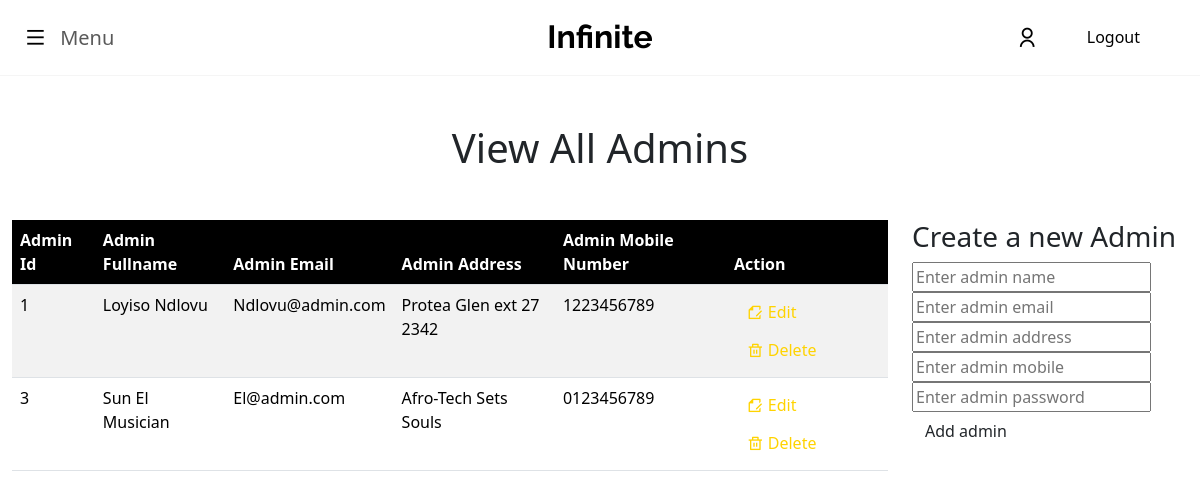
/admin_view_admins.php (signed in), run on the app's committed database.
### tables this page shows
CREATE TABLE `admins_tb` (
  `admin_id` int(255) NOT NULL,
  `admin_fullname` varchar(255) NOT NULL,
  `admin_email` varchar(255) NOT NULL,
  `admin_address` varchar(255) NOT NULL,
  `admin_mobile_number` varchar(255) NOT NULL,
  `admin_password` varchar(255) NOT NULL,
  `admin_image` varchar(2555) NOT NULL DEFAULT 'images\\profile.jpg'
);

### admin_view_admins.php (the view, shortened to what this page needs)
<?php
require 'connection.php';
?>
<!DOCTYPE html>
<html lang="en">
<head>
    <link rel="stylesheet" href="css/bootstrap.min.css">
    <link rel="stylesheet" href="css/styles.css">
    <link
    href="https://cdn.jsdelivr.net/npm/remixicon@4.3.0/fonts/remixicon.css"
    rel="stylesheet">
    <link rel="stylesheet" href="https://cdn.jsdelivr.net/npm/bootstrap-icons@1.11.3/font/bootstrap-icons.min.css">
</head>
<body>
    <nav class="navbar navbar-custom py-3 sticky-top">
  <div class="container-fluid top-nav py-1">
    <div class=" d-flex align-items-center">
      <button class="navbar-toggler remove-toggle-bg" type="button" data-bs-toggle="offcanvas" data-bs-target="#offcanvasNavbar" aria-controls="offcanvasNavbar" aria-label="Toggle navigation">
        <i class="ri-menu-line nav-icons"></i>
      <span class="ms-2">Menu</span>
      </button>
    </div>
    <a href="index.php" class="navbar-brand mx-auto company-logo">Infinite</a>
    <div class="d-flex align-items-center ms-auto">
      <a href="#" class="nav-icons me-5"><i class="ri-user-line"></i></a>
    <a href="logout.php" class="me-5 nav-logout">Logout</a>
    </div>
  </div>
</nav>
    <?php
    $select_query = "SELECT * FROM `admins_tb`";
    $select = mysqli_query($conn, $select_query);
    ?>
<div class="container-fluid">
<h1 class="my-5 text-center">View All Admins</h1>
<div class="row">
    <div class="col-9">
<div class="product-display">
<table class="product-display-table table table-striped table-hover">
            <thead >
            <tr>
                <th>Admin Id</th>
                <th>Admin Fullname</th>
                <th>Admin Email</th>
                <th>Admin Address</th>
                <th>Admin Mobile Number</th>
                <th>Action</th>
            </tr>
            </thead>
            <?php while ($row = mysqli_fetch_assoc($select)) {
               ;?>
            <tr>
                <td><?php echo $row['admin_id']; ?></td>
                <td><?php echo $row['admin_fullname']; ?></td>
                <td><?php echo $row['admin_email']; ?></td>
                <td><?php echo $row['admin_address']; ?></td>
                <td><?php echo $row['admin_mobile_number']; ?></td>
                <td>
                    <a href="admin_update_admins.php?edit=<?php echo $row['admin_id']; ?>" class="btn"> <i class="ri-file-edit-line"></i> Edit </a>
                    <a href="admin_view_admins.php?delete=<?php echo $row['admin_id']; ?>" class="btn" onclick="return confirm('Are you sure you want to delete this product?');"> <i class="ri-delete-bin-line"></i> Delete </a>
                </td>
            </tr>
            <?php } ?>
        </table>
</div>
    </div>
    <div class="col-3">
    <div class="admin-product-form-container ">
        <form action="<?php echo $_SERVER['PHP_SELF'] ?>" method="post" enctype="multipart/form-data">
            <h3>Create a new Admin</h3>
            <input type="text" placeholder="Enter admin name" name="admin_fullname" class="box">
            <input type="email" placeholder="Enter admin email" name="admin_email" class="box">
            <input type="text" placeholder="Enter admin address" name="admin_address" class="box">
            <input type="text" placeholder="Enter admin mobile" name="admin_mobile_number" class="box">
            <input type="password" placeholder="Enter admin password" name="admin_password" class="box">
            <input type="submit" class="btn" name="add_admin" value="Add admin">
        </form>
    </div>
    </div>
</div>
</div>
</body>
</html>

### css/styles.css (style rules this page uses)
:root { --primary-color: #FFFFFF; --secondary-color: #000; --accent-color: #FFD300; }
.nav-logout { text-decoration: none; color: #000; }
.table td { width:fit-content; }
.navbar-custom { display: flex; justify-content: center; margin-top: 0px; background-color: var(--primary-color); border-bottom: 1px solid whitesmoke; }
.top-nav { background-color: var(--primary-color); }
.navbar-brand { position: absolute; left: 50%; transform: translateX(-50%); }
.company-logo { font-family: "raleway"; font-weight: bolder; font-size: xx-large; }
.remove-toggle-bg { border: none; box-shadow: none; }
.nav-icons { text-decoration: none; color: var(--secondary-color); font-size: 22px; }
.product-display-table th { background-color: var(--secondary-color); color: var(--primary-color); }
.product-display-table a { color: var(--accent-color); }
.product-display-table { width: 100%; }

### data on the page
admins_tb: admin_id "1", admin_fullname "Loyiso Ndlovu", admin_email "Ndlovu@admin.com", admin_address "Protea Glen ext 27 2342", admin_mobile_number "1223456789"
admins_tb: admin_id "3", admin_fullname "Sun El Musician", admin_email "El@admin.com", admin_address "Afro-Tech Sets Souls", admin_mobile_number "0123456789"
